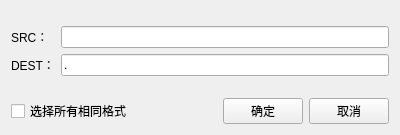
<?xml version="1.0" encoding="UTF-8"?>
<ui version="4.0">
 <class>new_src_dest</class>
 <widget class="QWidget" name="new_src_dest">
  <property name="geometry">
   <rect>
    <x>0</x>
    <y>0</y>
    <width>400</width>
    <height>135</height>
   </rect>
  </property>
  <property name="maximumSize">
   <size>
    <width>400</width>
    <height>135</height>
   </size>
  </property>
  <property name="windowTitle">
   <string>设置源和目标目录</string>
  </property>
  <layout class="QVBoxLayout" name="verticalLayout" stretch="0,1,0,0">
   <item>
    <spacer name="verticalSpacer">
     <property name="orientation">
      <enum>Qt::Vertical</enum>
     </property>
     <property name="sizeHint" stdset="0">
      <size>
       <width>20</width>
       <height>40</height>
      </size>
     </property>
    </spacer>
   </item>
   <item>
    <layout class="QFormLayout" name="formLayout">
     <item row="0" column="0">
      <widget class="QLabel" name="src_lb">
       <property name="text">
        <string>SRC：</string>
       </property>
      </widget>
     </item>
     <item row="1" column="0">
      <widget class="QLabel" name="dest_lb">
       <property name="text">
        <string>DEST：</string>
       </property>
      </widget>
     </item>
     <item row="0" column="1">
      <widget class="QLineEdit" name="src_le">
       <property name="sizePolicy">
        <sizepolicy hsizetype="Expanding" vsizetype="Fixed">
         <horstretch>0</horstretch>
         <verstretch>0</verstretch>
        </sizepolicy>
       </property>
       <property name="maximumSize">
        <size>
         <width>16777215</width>
         <height>16777215</height>
        </size>
       </property>
       <property name="readOnly">
        <bool>true</bool>
       </property>
       <property name="clearButtonEnabled">
        <bool>false</bool>
       </property>
      </widget>
     </item>
     <item row="1" column="1">
      <widget class="QLineEdit" name="dest_le">
       <property name="text">
        <string>.</string>
       </property>
       <property name="placeholderText">
        <string>请输入文件夹名字,用于存放在run-time时候的文件</string>
       </property>
      </widget>
     </item>
    </layout>
   </item>
   <item>
    <spacer name="verticalSpacer_2">
     <property name="orientation">
      <enum>Qt::Vertical</enum>
     </property>
     <property name="sizeHint" stdset="0">
      <size>
       <width>20</width>
       <height>40</height>
      </size>
     </property>
    </spacer>
   </item>
   <item>
    <layout class="QHBoxLayout" name="horizontalLayout">
     <item>
      <widget class="QCheckBox" name="select_all_common_fmt_cb">
       <property name="text">
        <string>选择所有相同格式</string>
       </property>
      </widget>
     </item>
     <item>
      <spacer name="horizontalSpacer">
       <property name="orientation">
        <enum>Qt::Horizontal</enum>
       </property>
       <property name="sizeHint" stdset="0">
        <size>
         <width>40</width>
         <height>20</height>
        </size>
       </property>
      </spacer>
     </item>
     <item>
      <widget class="QPushButton" name="ok_pb">
       <property name="text">
        <string>确定</string>
       </property>
      </widget>
     </item>
     <item>
      <widget class="QPushButton" name="cancel_pb">
       <property name="text">
        <string>取消</string>
       </property>
      </widget>
     </item>
    </layout>
   </item>
  </layout>
 </widget>
 <resources/>
 <connections/>
</ui>
